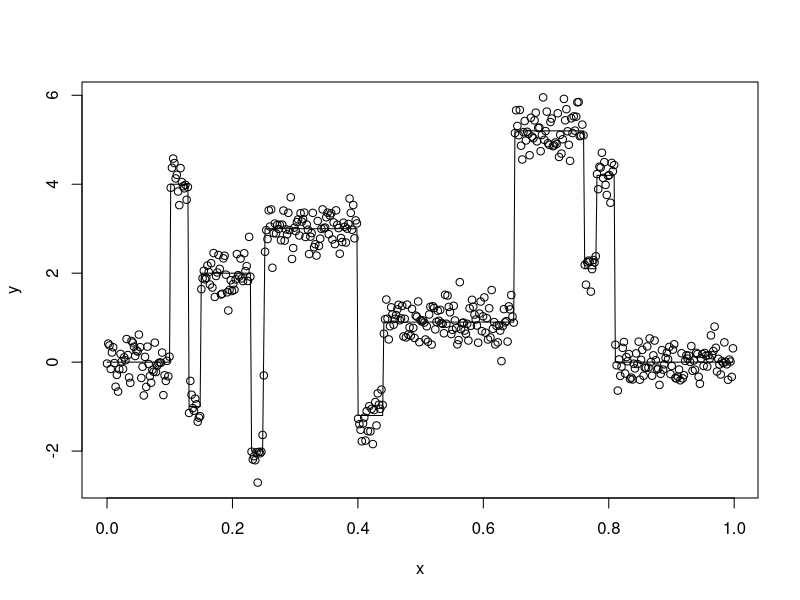

R code for this plot: (Note: a time limit stopped this script after it produced the figure.)
truefunction<-function(x){ # default
  t <- c(0.1, 0.13, 0.15, 0.23, 0.25, 0.4, 0.44, 0.65, 0.76, 0.78, 0.81) 
  h <- c(4, -5, 3, -4, 5, -4.2, 2.1, 4.3, -3.1, 2.1, -4.2) 
  temp <- 0 
  for(i in 1:11) { 
    temp <- temp + h[i]/2 * (1 + sign(x - t[i])) 
  } 
  return(temp)
}
n<-512 
x<-(0:(n-1))/n 
f<-truefunction(x) 
set.seed(0401) 
y<-f+rnorm(f)/3 
plot(x,y)
lines(x,f)

noisydata = data.frame(x=x,y=y) # data frame made of previous x,y data
rchrom = function(s, rawdata = noisydata){ # random chromosomes of size S
  nobs = nrow(rawdata) # number of observations
  
  # create a random matrix of 1's and 0's of size nobs*s
  # each row of S1, S2,...,,Sn represents 1 chromosome of length nobs
  return(matrix(sample(x=c(0,1), size=nobs*s, replace = TRUE), ncol = nobs))
}

# determine the number of bins by removing the first, last, summing and adding 1
#Bhat = sum(ch1[c(-1, -length(ch1))]) + 1 # B_hat

nhat = function(chromes) { # n hat
  # change first index to 1, last index to 0
  dummych = chromes # dummy 'variable' for chromosomes
  dummych[1] = 1 # set first index to 1
  dummych[length(dummych)] = 0 # set last index to 0
  
  # shift index to the left
  pos1 = c(1:length(chromes))[dummych==1] # find indexes of 1's (starting index of each bin)
  dummych = c(dummych[-1],1) # shift left, add a 1 to the right
  pos2 = c(1:length(chromes))[dummych==1] # find '1' index of new vector (ending index of each)
  return((pos2 - pos1) + 1) # number of observations in each bin
}

fhat = function(chromes, rawdata = noisydata) { # f hat
  # same as n hat function
  dummych = chromes
  dummych[1] = 1
  dummych[length(dummych)] = 0
  pos1 = c(1:length(chromes))[dummych==1]
  dummych = c(dummych[-1],1)
  pos2 = c(1:length(chromes))[dummych==1]
  
  # creates a list y values in each bin
  pieces = sapply(1:length(pos1),
                  function(x) rawdata$y[pos1[x]:pos2[x]])
  return(unlist(lapply(pieces, mean)))
}

mdl = function(ch, rawdata = noisydata){ # MDL
  Bhat = sum(ch[c(-1, -length(ch))]) + 1 # B hat
  nhat = nhat(ch) # n hat
  fhat = fhat(ch) # f hat
  n = nrow(rawdata) # number of observations
  fhatvec = rep(fhat, nhat) # distance between data and f_jhat function
  return(Bhat*log(n) + 0.5*sum(log(nhat)) + (n/2)*log((1/n)*sum((noisydata$y-fhatvec)^2)))
}

aic = function(ch, rawdata = noisydata) { # AIC
  Bhat = sum(ch[c(-1, -length(ch))]) + 1 # B hat
  nhat = nhat(ch) # n hat
  fhat = fhat(ch) # f hat
  n = nrow(rawdata) # number of observations
  fhatvec = rep(fhat, nhat) # distance between data and f_jhat function
  return(n*log((1/n)*sum((noisydata$y-fhatvec)^2)) + log(n)*2*Bhat)
}

# Step 5
# generate one child
generation = function(method,
                      Pcross = 0.9,
                      Pc = 0.05,
                      ranchrom = ranchrom,
                      rawdata = noisydata) {
  # fitness steps (2,3)
  # Step 2
  if (method == "MDL") {
    # for MDL method
    mdl_val = apply(ranchrom, 1, function(x)
      mdl(x, rawdata)) # find the MDL for each chromosome generated
    
    # Step 3
    mld_val_rank = rank(mdl_val * -1) # sorts the chromosomes according to greatest MDL
    
    if (runif(1) < Pcross) {
      # Step 4
      # create father/mother chromosomes
      parent_ind = sample(
        1:nrow(ranchrom),
        size = 2,
        prob = mld_val_rank / sum(mld_val_rank),
        replace = TRUE
      )
      father = ranchrom[parent_ind[1],]
      mother = ranchrom[parent_ind[2],]
      
      # crossover
      # father/mother should flip or stay the same
      child = mother # create the child vector from the mother
      child_index = sample(c(0, 1), size = length(father), replace = TRUE) # child index for switching between parents
      child[child_index == 1] = father[child_index == 1] # substitute indices from father to child
    } else {
      # mutation
      # sample one parent from S chromosomes according to fitness
      parent_ind = sample(
        1:nrow(ranchrom),
        size = 1,
        prob = mld_val_rank / sum(mld_val_rank),
        replace = TRUE
      )
      child = ranchrom[parent_ind,] # create child from one of S chromosomes
      Pc = 0.05 # Probability of change
      # generate a vector with probability 1-Pc that an index is 0, and probability Pc that the index is 1
      mutate_ind  = sample(
        c(0, 1),
        size = length(child),
        prob = c(1 - Pc, Pc),
        replace = TRUE
      )
      
      # bit inversion
      child[mutate_ind == 1] = abs(child[mutate_ind == 1] - 1) # mutate the index of the child according to mutate index
    }
    return(child)
  } else {
    # when AIC is used
    # Step 5
    # generate one child
    # fitness steps (2,3)
    # Step 2
    aic_val = apply(ranchrom, 1, function(x)
      aic(x, rawdata)) # find the MDL for each chromosome generated
    
    # Step 3
    aic_val_rank = rank(aic_val * -1) # sorts the chromosomes according to greatest MDL
    
    if (runif(1) < Pcross) {
      # Step 4
      # create father/mother chromosomes
      parent_ind = sample(
        1:nrow(ranchrom),
        size = 2,
        prob = aic_val_rank / sum(aic_val_rank),
        replace = TRUE
      )
      father = ranchrom[parent_ind[1],]
      mother = ranchrom[parent_ind[2],]
      
      # crossover
      # father/mother should flip or stay the same
      child = mother # create the child vector from the mother
      child_index = sample(c(0, 1), size = length(father), replace = TRUE) # child index for switching between parents
      child[child_index == 1] = father[child_index == 1] # substitute indices from father to child
    } else {
      # mutation
      # sample one parent from S chromosomes according to fitness
      parent_ind = sample(
        1:nrow(ranchrom),
        size = 1,
        prob = aic_val_rank / sum(aic_val_rank),
        replace = TRUE
      )
      child = ranchrom[parent_ind,] # create child from one of S chromosomes
      Pc = 0.05 # Probability of change
      # generate a vector with probability 1-Pc that an index is 0, and probability Pc that the index is 1
      mutate_ind  = sample(
        c(0, 1),
        size = length(child),
        prob = c(1 - Pc, Pc),
        replace = TRUE
      )
      
      # bit inversion
      child[mutate_ind == 1] = abs(child[mutate_ind == 1] - 1) # mutate the index of the child according to mutate index
      
    }
    return(child)
  }
}

best_chrom = function(ranchrom, rawdata = noisydata, method = "MDL"){ # chromosome fitness
  if (method == "MDL"){
    mdl_val = apply(ranchrom, 1, function(x) mdl(x, rawdata))
    return(ranchrom[which.min(mdl_val),])
  } else if (method == "AIC") {
    aic_val = apply(ranchrom, 1, function(x) aic(x, rawdata))
    return(ranchrom[which.min(aic_val),])
  } else {
    return("Either MDL or AIC method allowed")
  }
}

GA = function(rawdata = noisydata, method = "MDL", S = 300, Nsame = 20, Pcross = 0.9, Pc = 0.05){ # genetic algorithm
  # generate population
  ranchrom = rchrom(S, rawdata)
  
  # identify best chromosome according to MDL/AIC method
  current_best = best_chrom(ranchrom, rawdata = rawdata, method = method) # determine the best chromosome per generation
  
  # create successive generations until Nsame condition reached
  same = 0
  while (same < Nsame) {
    # generate S children for the next genepool population
    next_ranchrom = t(sapply(1:nrow(ranchrom), function(x) generation(method = method, Pcross = Pcross, Pc = Pc, ranchrom = ranchrom, rawdata = rawdata) ))
    
    # select the most fit chromosome according to MDL or AIC
    next_best = best_chrom(next_ranchrom, rawdata = rawdata, method = method)
    
    # check if new most fit chromosome is same as previous most fit chromosome
    if (method == "MDL") {
      current_score = mdl(ch = current_best, rawdata = rawdata)
      next_score = mdl(ch = next_best, rawdata = rawdata)
    } else {
      current_score = aic(ch = current_best, rawdata = rawdata)
      next_score = aic(ch = next_best, rawdata = rawdata)      
    }
    
    print(abs(current_score - next_score))
    
    if (current_score == next_score) {
      # next_best and current_best are the same 
      same = same + 1
    } else {
      same = 0
    }
    current_best = next_best
    ranchrom = next_ranchrom
  }
  
  # plot the best chromm result on a graph
  
  truefunction<-function(x){ 
    t <- c(0.1, 0.13, 0.15, 0.23, 0.25, 0.4, 0.44, 0.65, 0.76, 0.78, 0.81) 
    h <- c(4, -5, 3, -4, 5, -4.2, 2.1, 4.3, -3.1, 2.1, -4.2) 
    temp <- 0 
    for(i in 1:11) { 
      temp <- temp + h[i]/2 * (1 + sign(x - t[i])) 
    } 
    return(temp)
  }
  
  n<-512 
  x<-(0:(n-1))/n 
  f<-truefunction(x) 
  set.seed(0401) 
  y<-f+rnorm(f)/3 
  plot(x,y)
  lines(x,f)
  
  Bhat = sum(current_best[c(-1, -length(current_best))]) + 1 # B hat
  nhat = nhat(current_best) # n hat
  fhat = fhat(current_best) # f hat
  n = nrow(rawdata) # number of observations
  fhatvec = rep(fhat, nhat) # distance between data and f_jhat function
  lines(x,fhatvec, col="red")
  
  return(current_best)
}

# run
set.seed(243)
best_AIC = GA(rawdata = noisydata, method = "AIC", S = 300, Nsame = 20)
write.csv(t(t(best_AIC)), "best_AIC.csv", row.names = FALSE)
best_MDL = GA(rawdata = noisydata, method = "MDL", S = 300, Nsame = 20)
write.csv(t(t(best_MDL)), "best_MDL.csv", row.names = FALSE)
